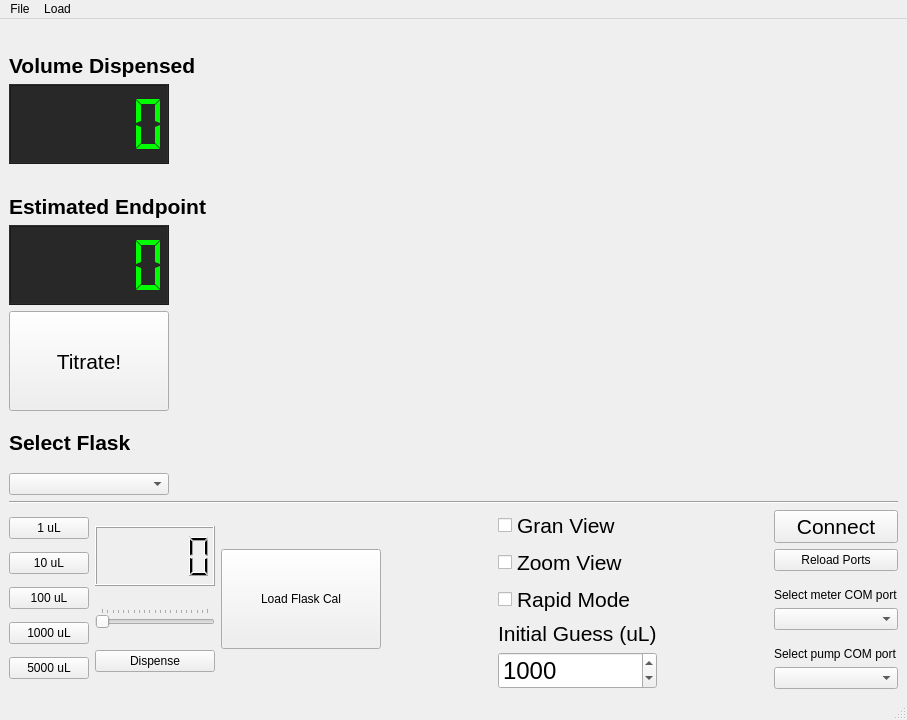
<?xml version="1.0" encoding="UTF-8"?>
<ui version="4.0">
 <class>MainWindow</class>
 <widget class="QMainWindow" name="MainWindow">
  <property name="geometry">
   <rect>
    <x>0</x>
    <y>0</y>
    <width>907</width>
    <height>720</height>
   </rect>
  </property>
  <property name="windowTitle">
   <string>Winkler Titrator</string>
  </property>
  <property name="styleSheet">
   <string notr="true"/>
  </property>
  <widget class="QWidget" name="centralwidget">
   <property name="sizePolicy">
    <sizepolicy hsizetype="Expanding" vsizetype="Expanding">
     <horstretch>0</horstretch>
     <verstretch>0</verstretch>
    </sizepolicy>
   </property>
   <property name="styleSheet">
    <string notr="true"/>
   </property>
   <layout class="QGridLayout" name="gridLayout">
    <item row="0" column="0">
     <layout class="QVBoxLayout" name="verticalLayout" stretch="3,0,0">
      <item>
       <layout class="QHBoxLayout" name="horizontalLayout_upper">
        <item>
         <layout class="QVBoxLayout" name="verticalLayout_2">
          <item>
           <widget class="QLabel" name="label">
            <property name="font">
             <font>
              <pointsize>16</pointsize>
              <weight>75</weight>
              <bold>true</bold>
             </font>
            </property>
            <property name="styleSheet">
             <string notr="true"/>
            </property>
            <property name="text">
             <string>Volume Dispensed</string>
            </property>
            <property name="alignment">
             <set>Qt::AlignBottom|Qt::AlignLeading|Qt::AlignLeft</set>
            </property>
           </widget>
          </item>
          <item>
           <widget class="QLCDNumber" name="lcdNumber_dispensed">
            <property name="sizePolicy">
             <sizepolicy hsizetype="Fixed" vsizetype="Fixed">
              <horstretch>0</horstretch>
              <verstretch>0</verstretch>
             </sizepolicy>
            </property>
            <property name="minimumSize">
             <size>
              <width>160</width>
              <height>80</height>
             </size>
            </property>
            <property name="baseSize">
             <size>
              <width>160</width>
              <height>100</height>
             </size>
            </property>
            <property name="styleSheet">
             <string notr="true">background-color: rgb(40, 40, 40);
color: rgb(0, 255, 0);</string>
            </property>
            <property name="segmentStyle">
             <enum>QLCDNumber::Flat</enum>
            </property>
           </widget>
          </item>
          <item>
           <widget class="QLabel" name="label_2">
            <property name="font">
             <font>
              <pointsize>16</pointsize>
              <weight>75</weight>
              <bold>true</bold>
             </font>
            </property>
            <property name="styleSheet">
             <string notr="true"/>
            </property>
            <property name="text">
             <string>Estimated Endpoint</string>
            </property>
            <property name="alignment">
             <set>Qt::AlignBottom|Qt::AlignLeading|Qt::AlignLeft</set>
            </property>
           </widget>
          </item>
          <item>
           <widget class="QLCDNumber" name="lcdNumber_endpoint">
            <property name="sizePolicy">
             <sizepolicy hsizetype="Fixed" vsizetype="Fixed">
              <horstretch>0</horstretch>
              <verstretch>0</verstretch>
             </sizepolicy>
            </property>
            <property name="minimumSize">
             <size>
              <width>160</width>
              <height>80</height>
             </size>
            </property>
            <property name="styleSheet">
             <string notr="true">color:rgb(0, 255, 0);
background-color: rgb(40, 40, 40);
border-color: rgb(0, 116, 0);</string>
            </property>
            <property name="smallDecimalPoint">
             <bool>false</bool>
            </property>
            <property name="digitCount">
             <number>5</number>
            </property>
            <property name="segmentStyle">
             <enum>QLCDNumber::Flat</enum>
            </property>
            <property name="value" stdset="0">
             <double>0.000000000000000</double>
            </property>
            <property name="intValue" stdset="0">
             <number>0</number>
            </property>
           </widget>
          </item>
          <item>
           <widget class="QPushButton" name="pushButton_titrate">
            <property name="sizePolicy">
             <sizepolicy hsizetype="MinimumExpanding" vsizetype="Fixed">
              <horstretch>1</horstretch>
              <verstretch>0</verstretch>
             </sizepolicy>
            </property>
            <property name="minimumSize">
             <size>
              <width>160</width>
              <height>100</height>
             </size>
            </property>
            <property name="maximumSize">
             <size>
              <width>140</width>
              <height>16777215</height>
             </size>
            </property>
            <property name="baseSize">
             <size>
              <width>0</width>
              <height>0</height>
             </size>
            </property>
            <property name="font">
             <font>
              <pointsize>16</pointsize>
             </font>
            </property>
            <property name="styleSheet">
             <string notr="true"/>
            </property>
            <property name="text">
             <string>Titrate!</string>
            </property>
            <property name="flat">
             <bool>false</bool>
            </property>
           </widget>
          </item>
          <item>
           <widget class="QLabel" name="label_3">
            <property name="font">
             <font>
              <pointsize>16</pointsize>
              <weight>75</weight>
              <bold>true</bold>
             </font>
            </property>
            <property name="text">
             <string>Select Flask</string>
            </property>
           </widget>
          </item>
          <item>
           <widget class="QComboBox" name="comboBox_flasks">
            <property name="sizePolicy">
             <sizepolicy hsizetype="Fixed" vsizetype="Fixed">
              <horstretch>0</horstretch>
              <verstretch>0</verstretch>
             </sizepolicy>
            </property>
            <property name="minimumSize">
             <size>
              <width>160</width>
              <height>0</height>
             </size>
            </property>
            <property name="baseSize">
             <size>
              <width>2</width>
              <height>0</height>
             </size>
            </property>
           </widget>
          </item>
         </layout>
        </item>
        <item>
         <widget class="MplWidget" name="widget_MPL" native="true">
          <property name="sizePolicy">
           <sizepolicy hsizetype="Preferred" vsizetype="Preferred">
            <horstretch>0</horstretch>
            <verstretch>4</verstretch>
           </sizepolicy>
          </property>
          <property name="minimumSize">
           <size>
            <width>300</width>
            <height>0</height>
           </size>
          </property>
          <property name="baseSize">
           <size>
            <width>4</width>
            <height>0</height>
           </size>
          </property>
         </widget>
        </item>
       </layout>
      </item>
      <item>
       <widget class="Line" name="line">
        <property name="orientation">
         <enum>Qt::Horizontal</enum>
        </property>
       </widget>
      </item>
      <item>
       <layout class="QHBoxLayout" name="horizontalLayout_lower">
        <item>
         <layout class="QVBoxLayout" name="verticalLayout_6">
          <item>
           <widget class="QPushButton" name="pushButton_1uL">
            <property name="text">
             <string>1 uL</string>
            </property>
           </widget>
          </item>
          <item>
           <widget class="QPushButton" name="pushButton_10uL">
            <property name="text">
             <string>10 uL</string>
            </property>
           </widget>
          </item>
          <item>
           <widget class="QPushButton" name="pushButton_100uL">
            <property name="text">
             <string>100 uL</string>
            </property>
           </widget>
          </item>
          <item>
           <widget class="QPushButton" name="pushButton_1000uL">
            <property name="text">
             <string>1000 uL</string>
            </property>
           </widget>
          </item>
          <item>
           <widget class="QPushButton" name="pushButton_5000uL">
            <property name="text">
             <string>5000 uL</string>
            </property>
           </widget>
          </item>
         </layout>
        </item>
        <item>
         <layout class="QVBoxLayout" name="verticalLayout_5">
          <item>
           <widget class="QLCDNumber" name="lcdNumber_customvol">
            <property name="sizePolicy">
             <sizepolicy hsizetype="Preferred" vsizetype="Fixed">
              <horstretch>0</horstretch>
              <verstretch>0</verstretch>
             </sizepolicy>
            </property>
            <property name="minimumSize">
             <size>
              <width>120</width>
              <height>60</height>
             </size>
            </property>
            <property name="baseSize">
             <size>
              <width>120</width>
              <height>60</height>
             </size>
            </property>
            <property name="frameShape">
             <enum>QFrame::Box</enum>
            </property>
           </widget>
          </item>
          <item>
           <widget class="QSlider" name="horizontalSlider_dispense">
            <property name="maximum">
             <number>100</number>
            </property>
            <property name="orientation">
             <enum>Qt::Horizontal</enum>
            </property>
            <property name="tickPosition">
             <enum>QSlider::TicksAbove</enum>
            </property>
            <property name="tickInterval">
             <number>5</number>
            </property>
           </widget>
          </item>
          <item>
           <widget class="QPushButton" name="pushButton_customvol">
            <property name="styleSheet">
             <string notr="true"/>
            </property>
            <property name="text">
             <string>Dispense</string>
            </property>
           </widget>
          </item>
         </layout>
        </item>
        <item>
         <widget class="QPushButton" name="pushButton_flask">
          <property name="minimumSize">
           <size>
            <width>160</width>
            <height>100</height>
           </size>
          </property>
          <property name="baseSize">
           <size>
            <width>0</width>
            <height>100</height>
           </size>
          </property>
          <property name="text">
           <string>Load Flask Cal</string>
          </property>
         </widget>
        </item>
        <item>
         <spacer name="horizontalSpacer_2">
          <property name="orientation">
           <enum>Qt::Horizontal</enum>
          </property>
          <property name="sizeHint" stdset="0">
           <size>
            <width>40</width>
            <height>20</height>
           </size>
          </property>
         </spacer>
        </item>
        <item>
         <layout class="QVBoxLayout" name="verticalLayout_8">
          <item>
           <widget class="QCheckBox" name="checkBox_gran">
            <property name="font">
             <font>
              <pointsize>16</pointsize>
             </font>
            </property>
            <property name="text">
             <string>Gran View</string>
            </property>
           </widget>
          </item>
          <item>
           <widget class="QCheckBox" name="checkBox_zoom">
            <property name="font">
             <font>
              <pointsize>16</pointsize>
             </font>
            </property>
            <property name="text">
             <string>Zoom View</string>
            </property>
           </widget>
          </item>
          <item>
           <widget class="QCheckBox" name="checkBox_rapid">
            <property name="font">
             <font>
              <pointsize>16</pointsize>
             </font>
            </property>
            <property name="text">
             <string>Rapid Mode</string>
            </property>
           </widget>
          </item>
          <item>
           <widget class="QLabel" name="label_4">
            <property name="font">
             <font>
              <pointsize>16</pointsize>
             </font>
            </property>
            <property name="text">
             <string>Initial Guess (uL)</string>
            </property>
            <property name="alignment">
             <set>Qt::AlignBottom|Qt::AlignLeading|Qt::AlignLeft</set>
            </property>
           </widget>
          </item>
          <item>
           <widget class="QSpinBox" name="spinBox_guess">
            <property name="font">
             <font>
              <pointsize>18</pointsize>
             </font>
            </property>
            <property name="maximum">
             <number>2000</number>
            </property>
            <property name="singleStep">
             <number>100</number>
            </property>
            <property name="value">
             <number>1000</number>
            </property>
           </widget>
          </item>
         </layout>
        </item>
        <item>
         <spacer name="horizontalSpacer">
          <property name="orientation">
           <enum>Qt::Horizontal</enum>
          </property>
          <property name="sizeHint" stdset="0">
           <size>
            <width>40</width>
            <height>20</height>
           </size>
          </property>
         </spacer>
        </item>
        <item>
         <layout class="QVBoxLayout" name="verticalLayout_4">
          <item>
           <widget class="QPushButton" name="pushButton_connect">
            <property name="font">
             <font>
              <pointsize>16</pointsize>
             </font>
            </property>
            <property name="text">
             <string>Connect</string>
            </property>
           </widget>
          </item>
          <item>
           <widget class="QPushButton" name="pushButton_reload">
            <property name="text">
             <string>Reload Ports</string>
            </property>
           </widget>
          </item>
          <item>
           <widget class="QLabel" name="label_meter">
            <property name="text">
             <string>Select meter COM port</string>
            </property>
            <property name="alignment">
             <set>Qt::AlignBottom|Qt::AlignLeading|Qt::AlignLeft</set>
            </property>
           </widget>
          </item>
          <item>
           <widget class="QComboBox" name="comboBox_meter">
            <property name="currentIndex">
             <number>-1</number>
            </property>
           </widget>
          </item>
          <item>
           <widget class="QLabel" name="label_port">
            <property name="text">
             <string>Select pump COM port</string>
            </property>
            <property name="alignment">
             <set>Qt::AlignBottom|Qt::AlignLeading|Qt::AlignLeft</set>
            </property>
           </widget>
          </item>
          <item>
           <widget class="QComboBox" name="comboBox_pump"/>
          </item>
         </layout>
        </item>
       </layout>
      </item>
     </layout>
    </item>
   </layout>
  </widget>
  <widget class="QMenuBar" name="menubar">
   <property name="geometry">
    <rect>
     <x>0</x>
     <y>0</y>
     <width>907</width>
     <height>22</height>
    </rect>
   </property>
   <widget class="QMenu" name="menuFile">
    <property name="title">
     <string>File</string>
    </property>
   </widget>
   <widget class="QMenu" name="menuLoad">
    <property name="title">
     <string>Load</string>
    </property>
   </widget>
   <addaction name="menuFile"/>
   <addaction name="menuLoad"/>
  </widget>
  <widget class="QStatusBar" name="statusbar"/>
 </widget>
 <customwidgets>
  <customwidget>
   <class>MplWidget</class>
   <extends>QWidget</extends>
   <header>mplwidget</header>
   <container>1</container>
  </customwidget>
 </customwidgets>
 <resources/>
 <connections>
  <connection>
   <sender>horizontalSlider_dispense</sender>
   <signal>sliderMoved(int)</signal>
   <receiver>lcdNumber_customvol</receiver>
   <slot>display(int)</slot>
   <hints>
    <hint type="sourcelabel">
     <x>215</x>
     <y>576</y>
    </hint>
    <hint type="destinationlabel">
     <x>290</x>
     <y>528</y>
    </hint>
   </hints>
  </connection>
 </connections>
 <slots>
  <slot>flask_clicked()</slot>
 </slots>
</ui>
